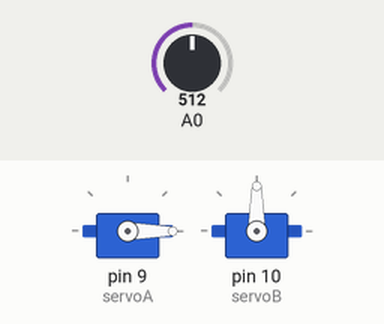
This sketch was run on a simulated Arduino Uno, built with avr-gcc and run on an emulated ATmega328P. Shown: 2 × servo. Inputs (shaded band) come from the test bench; at power-on: A0 = 512.

Above: at 0.1 s.
At 4.1 s:
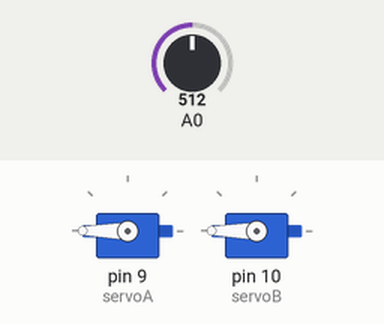
At 8.1 s:
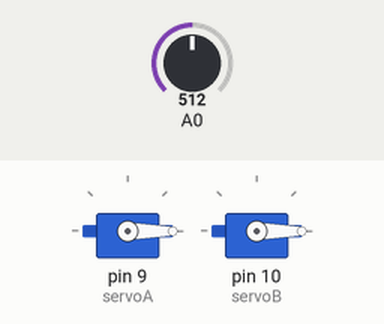
At 13.1 s:
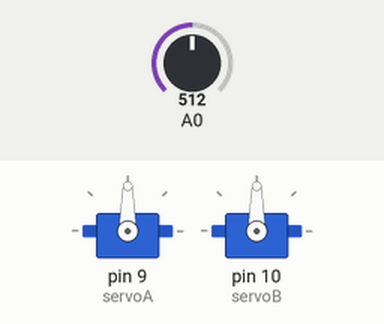
Timing chart, 0 to 14.6 s (numbered marks = the images above):
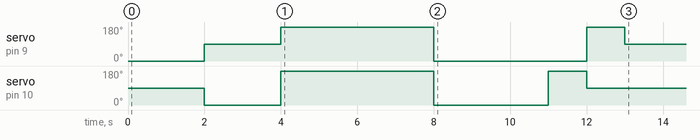

Measured:
- by itself, servo on pin 9 (servoA): 0° → 90° at 2.0 s, → 180° 2.0 s later, → 0° 4.0 s later, → 180° 4.0 s later, … (5 changes in this stretch)

The sketch:

Tesfai_Servo_Excercise.ino
```cpp
//Servo Test
//Range:0-180

//bring servo object and function

#include<Servo.h>
//create instance of servo object
Servo servoA;
Servo servoB;

//set up -run one thime

void setup() {
  //Attach Servo to pin 9
  servoA.attach(9);//Left Wheel // number reads 470
  servoB.attach(10);//Right Wheel

  //rotate servo at 0 and 180
  servoA.write(0);//clock wise
  delay(2000);//clock wise
  servoA.write(90);
  servoB.write(0);
  delay(2000);
  servoA.write(180);//counter clockwise
  servoB.write(180);
  delay(4000);
  servoA.write(0);
  servoB.write(0);
  delay(3000);
  servoB.write(180);
  delay(1000);
  servoB.write(90);
  servoA.write(180);
  delay(1000);
  servoA.write(90);
  servoB.write(90);

}

void loop() {
  //using photo resistor
  Serial.println(analogRead(0));
  if(analogRead(0) > 550){
    servoA.write(0);
    servoB.write(180);
  }
  if (analogRead(0)<550){
    servoA.write(90);
    servoB.write(90);
  }
}
```
